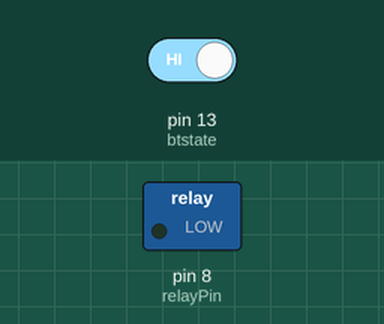
This sketch was run on a simulated Arduino Uno, built with avr-gcc and run on an emulated ATmega328P. On the bench: switched loads named in the sketch (green lamp = pin HIGH). The test bench sets the inputs (shaded band); at power-on: pin 13 (btstate) HIGH.

Above: at 1.2 s.
1.3 s: pin 13 (btstate) driven LOW
At 2.4 s:
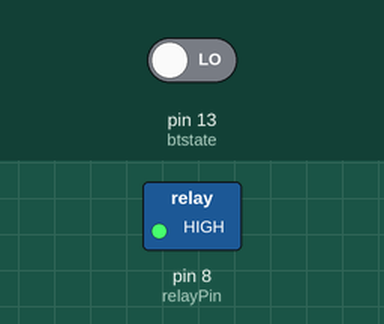
Timing chart, 0 to 4.3 s (numbered marks = the images above; inputs shaded):
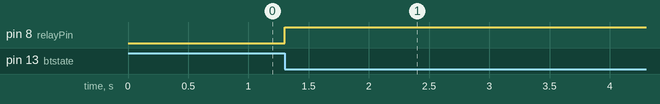

Measured:
- after the input at 1.3 s, pin 8 (relayPin): LOW → HIGH at once

The sketch:

slave.ino
```cpp
#include <SoftwareSerial.h>
SoftwareSerial BTserial(10, 11); // TX - RX

int relayPin = 8;
const byte btstate = 13;

bool state = false;

void setup() {
  // initialize digital pin 8 as an output.

  Serial.begin(9600);
  BTserial.begin(38400);

  pinMode(relayPin, OUTPUT);
  pinMode(btstate, INPUT);

}

void loop()
{
  // Timer for checking lost connection (solves instant arming when the slave is powered and not connected to master yet - 3 or 5 sec)
  if (digitalRead(btstate) == LOW)
  {
    digitalWrite(relayPin, HIGH);
//    state = false;
  }

  if (BTserial.available() > 0)
  { // Checks whether data is comming from the serial port
    state = BTserial.read(); // Reads the data from the serial port

    // Controlling the LED
    if (state == true)
    {
      digitalWrite(relayPin, HIGH); // ALARM ON
//      state = false;
    }
    else if (state == false)
    {
      digitalWrite(relayPin, LOW); // ALARM OFF
//      state = false;
    }
  }

}
```
